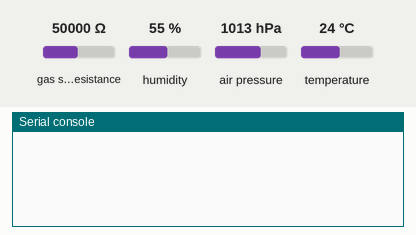
Recording of a program running on a simulated ESP8266 board running MicroPython. Parts: the last lines printed to the serial console. Inputs (shaded band) come from the test bench; at power-on: gas sensor resistance 50000 Ω, humidity 55 %, air pressure 1013 hPa, temperature 24 °C. Library files of the repository ran but are not shown: bme680.py.

Above: at 1.2 s.
1.3 s: gas sensor resistance set to 6880 Ω
At 5.5 s:
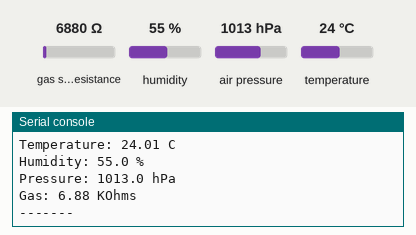
8.8 s: humidity set to 22 %
16.3 s: air pressure set to 952 hPa
At 20.9 s:
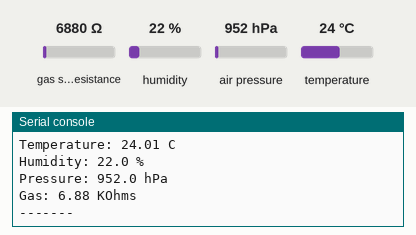

Measured:
- after the input at 1.3 s, the serial console: prints a new line after 3.7 s (image 1)
- after the input at 16.3 s, the serial console: prints a new line after 3.7 s (image 2)

The program:

main.py
```python
# Complete project details at https://RandomNerdTutorials.com/micropython-bme680-esp32-esp8266/

from machine import Pin, I2C
from time import sleep
from bme680 import *

# ESP32 - Pin assignment
i2c = I2C(scl=Pin(7), sda=Pin(6))
# ESP8266 - Pin assignment
#i2c = I2C(scl=Pin(5), sda=Pin(4))

bme = BME680_I2C(i2c=i2c)
initialtime= time.ticks_ms()

while True:

    currenttime= time.ticks_ms() #Every time it passes here, gets the current time
    if time.ticks_diff(time.ticks_ms(), initialtime) > 5000: # this IF will be true every 3000 ms
        initialtime= time.ticks_ms() #update with the "current" time

        try:
            temp = str(round(bme.temperature, 2)) + ' C'
            #temp = (bme.temperature) * (9/5) + 32
            #temp = str(round(temp, 2)) + 'F'

            hum = str(round(bme.humidity, 2)) + ' %'

            pres = str(round(bme.pressure, 2)) + ' hPa'

            gas = str(round(bme.gas/1000, 2)) + ' KOhms'

            print('Temperature:', temp)
            print('Humidity:', hum)
            print('Pressure:', pres)
            print('Gas:', gas)
            print('-------')
        except OSError as e:
            print('Failed to read sensor.')

  
```
